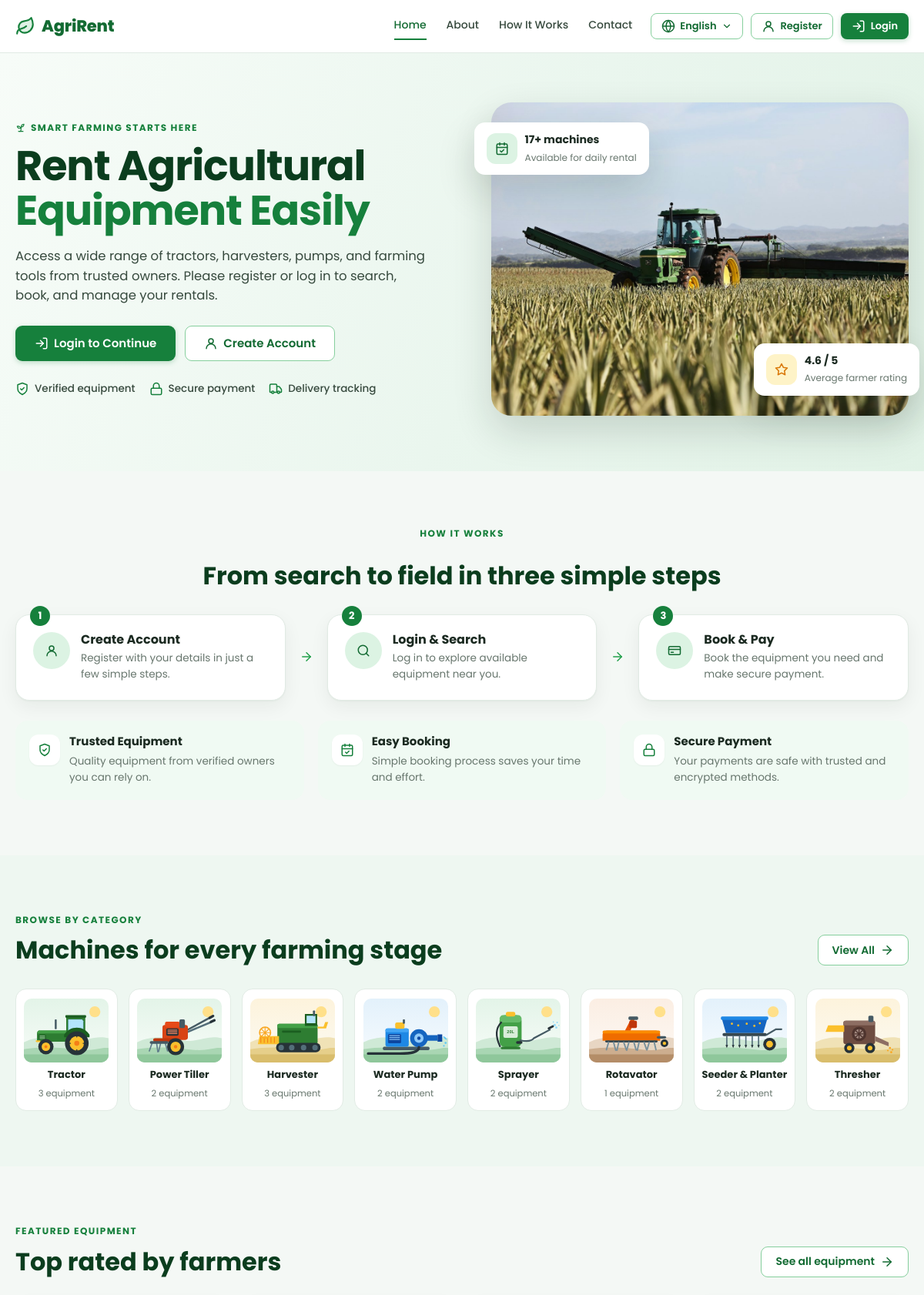
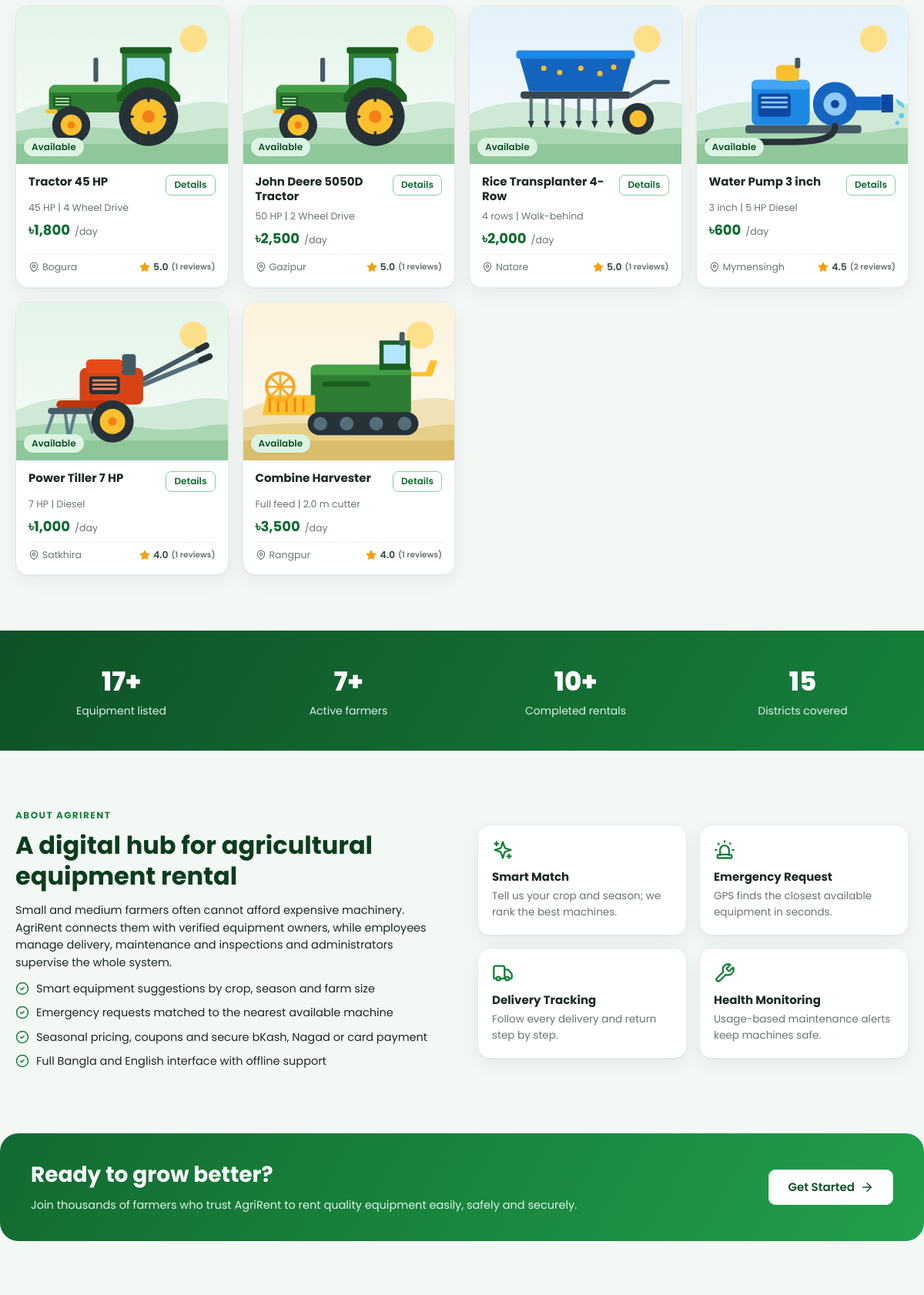
The page / (upper part) on the database its author committed (2 pictures, top to bottom).
### tables this page shows
CREATE TABLE `categories` (
  `id` INT UNSIGNED NOT NULL AUTO_INCREMENT,
  `name` VARCHAR(80) NOT NULL,
  `description` VARCHAR(255) DEFAULT NULL,
  `icon` VARCHAR(40) NOT NULL DEFAULT 'tractor',
  `status` ENUM('active','inactive') NOT NULL DEFAULT 'active',
  `created_at` DATETIME NOT NULL DEFAULT CURRENT_TIMESTAMP,
  PRIMARY KEY (`id`),
  UNIQUE KEY `uq_categories_name` (`name`)
);

CREATE TABLE `equipment` (
  `id` INT UNSIGNED NOT NULL AUTO_INCREMENT,
  `category_id` INT UNSIGNED NOT NULL,
  `name` VARCHAR(150) NOT NULL,
  `specs` VARCHAR(150) DEFAULT NULL,
  `description` TEXT NOT NULL,
  `price_per_day` DECIMAL(10,2) DEFAULT NULL,
  `quantity` INT UNSIGNED NOT NULL DEFAULT 1,
  `location` VARCHAR(150) NOT NULL,
  `latitude` DECIMAL(9,6) DEFAULT NULL,
  `longitude` DECIMAL(9,6) DEFAULT NULL,
  `image` VARCHAR(255) DEFAULT NULL,
  `owner_name` VARCHAR(120) DEFAULT NULL,
  `owner_phone` VARCHAR(30) DEFAULT NULL,
  `status` ENUM('available','unavailable','maintenance','inactive') NOT NULL DEFAULT 'available',
   
  `health_status` ENUM('good','needs_maintenance','under_maintenance','unknown') NOT NULL DEFAULT 'good',
  `health_flag` VARCHAR(255) DEFAULT NULL,
  `usage_hours` DECIMAL(10,1) NOT NULL DEFAULT 0,
  `hours_since_service` DECIMAL(10,1) NOT NULL DEFAULT 0,
  `usage_threshold_hours` INT UNSIGNED NOT NULL DEFAULT 250,
  `service_interval_days` INT UNSIGNED NOT NULL DEFAULT 120,
  `last_service_date` DATE DEFAULT NULL,
  `added_by` INT UNSIGNED NOT NULL,
  `created_at` DATETIME NOT NULL DEFAULT CURRENT_TIMESTAMP,
  `updated_at` DATETIME NOT NULL DEFAULT CURRENT_TIMESTAMP ON UPDATE CURRENT_TIMESTAMP,
  PRIMARY KEY (`id`),
  KEY `idx_equipment_category` (`category_id`),
  KEY `idx_equipment_status` (`status`,`health_status`),
  KEY `idx_equipment_location` (`location`),
  CONSTRAINT `fk_equipment_category` FOREIGN KEY (`category_id`) REFERENCES `categories` (`id`) ON UPDATE CASCADE,
  CONSTRAINT `fk_equipment_user` FOREIGN KEY (`added_by`) REFERENCES `users` (`id`) ON UPDATE CASCADE
);

### app/views/partials/eq_card.php (the view, shortened to what the rows shown need)
<?php
$quote = Pricing::tryQuote($e['price_per_day']);
$blocked = Availability::blockReason($e);
$isAvailable = $blocked === null && (!isset($free) || $free === null || $free > 0);
$fallback = 'assets/img/equipment/' . e($e['category_icon'] ?? 'tractor') . '.svg';
?>
<article class="eq-card" data-equipment="<?= (int)$e['id'] ?>">
    <a class="eq-media" href="<?= e(url('equipment/show', ['id' => $e['id']])) ?>">
        <img src="<?= e(equipment_image($e)) ?>" alt="<?= e($e['name']) ?>" loading="lazy" onerror="this.onerror=null;this.src='<?= $fallback ?>'">
        <span class="eq-status"><?= $isAvailable ? badge('available') : badge('unavailable', $blocked && $e['health_status'] !== 'good' && $e['health_status'] !== 'unknown' ? t('Maintenance') : null) ?></span>
    </a>
    <div class="eq-body">
        <div class="eq-title">
            <h3><a href="<?= e(url('equipment/show', ['id' => $e['id']])) ?>"><?= e($e['name']) ?></a></h3>
            <a class="btn btn-outline btn-xs" href="<?= e(url('equipment/show', ['id' => $e['id']])) ?>"><?= e(t('Details')) ?></a>
        </div>
        <?php if (!empty($e['specs'])): ?><p class="eq-specs"><?= e($e['specs']) ?></p><?php endif; ?>
        <div class="eq-price">
            <?php if ($quote): ?>
                <strong><?= money($quote['price']) ?></strong><span>/<?= e(t('day')) ?></span>
            <?php else: ?>
                <span class="muted"><?= e(t('Price unavailable')) ?></span>
            <?php endif; ?>
        </div>
        <div class="eq-meta">
            <span><?= icon('map-pin', 'icon-xs') ?><?= e($e['location']) ?></span>
            <span class="rating"><?= icon('star', 'icon-xs star-fill') ?><?= number_format((float)$e['rating'], 1) ?> <small>(<?= (int)$e['review_count'] ?> <?= e(t('reviews')) ?>)</small></span>
        </div>
    </div>
</article>

### app/views/home/index.php (shortened to what the rows shown need)
<section class="hero" id="top">
    <div class="container hero-grid">
        <div class="hero-copy">
            <span class="eyebrow"><?= icon('sprout', 'icon-xs') ?> <?= e(t('Smart farming starts here')) ?></span>
            <h1><?= e(t('Rent Agricultural')) ?> <span><?= e(t('Equipment Easily')) ?></span></h1>
        </div>
    </div>
</section>
<section class="section" id="how">
    <div class="container">
        <div class="section-head center">
            <h2><?= e(t('From search to field in three simple steps')) ?></h2>
        </div>
    </div>
</section>
<section class="section section-tint">
    <div class="container">
        <div class="section-head">
            <div><span class="eyebrow"><?= e(t('Browse by Category')) ?></span><h2><?= e(t('Machines for every farming stage')) ?></h2></div>
        </div>
        <div class="category-row">
            <?php foreach ($categories as $c): ?>
                <a class="category-tile" href="<?= e(url('equipment/index', ['category' => $c['id']])) ?>">
                    <img src="assets/img/equipment/<?= e($c['icon']) ?>.svg" alt="" loading="lazy">
                    <strong><?= e(t($c['name'])) ?></strong><small><?= (int)$c['total'] ?> <?= e(t('equipment')) ?></small>
                </a>
            <?php endforeach; ?>
        </div>
    </div>
</section>
<section class="section">
    <div class="container">
        <div class="section-head">
            <div><span class="eyebrow"><?= e(t('Featured Equipment')) ?></span><h2><?= e(t('Top rated by farmers')) ?></h2></div>
        </div>
        <div class="equipment-grid">
            <?php foreach ($featured as $e) { $free = null; $heart = false; include __DIR__ . '/../partials/eq_card.php'; } ?>
        </div>
    </div>
</section>
<section class="section" id="about">
    <div class="container about-grid">
        <div>
            <h2><?= e(t('A digital hub for agricultural equipment rental')) ?></h2>
        </div>
    </div>
</section>
<section class="cta">
    <div class="container cta-inner">
        <div><h2><?= e(t('Ready to grow better?')) ?></h2><p><?= e(t('Join thousands of farmers who trust AgriRent to rent quality equipment easily, safely and securely.')) ?></p></div>
    </div>
</section>

### app/helpers.php (shortened to what the rows shown need)
<?php
function url(string $route = '', array $params = []): string
{
    $query = $route !== '' ? 'r=' . $route : '';
    if ($params) {
        $query .= ($query !== '' ? '&' : '') . http_build_query($params);
    }
    return 'index.php' . ($query !== '' ? '?' . $query : '');
}
function e($value): string
{
    return htmlspecialchars((string)$value, ENT_QUOTES | ENT_SUBSTITUTE, 'UTF-8');
}
function t(string $key, array $params = []): string
{
    return Lang::translate($key, $params);
}
function money($amount, bool $decimals = false): string
{
    $amount = (float)$amount;
    $digits = ($decimals || floor($amount) != $amount) ? 2 : 0;
    return '৳' . number_format($amount, $digits);
}
function icon(string $name, string $class = ''): string
{
    return Icon::svg($name, $class);
}
function status_meta(string $status): array
{
    static $map = [
        'pending' => ['Pending', 'amber'], 'confirmed' => ['Confirmed', 'blue'], 'delivered' => ['Delivered', 'green'],
        'returned' => ['Returned', 'purple'], 'completed' => ['Completed', 'green'], 'cancelled' => ['Cancelled', 'red'],
        'rejected' => ['Rejected', 'red'], 'active_rental' => ['Active', 'green'],
        'paid' => ['Paid', 'green'], 'failed' => ['Failed', 'red'], 'refunded' => ['Refunded', 'gray'],
        'unpaid' => ['Unpaid', 'amber'], 'partial' => ['Partially Paid', 'amber'],
        'assigned' => ['Assigned', 'blue'], 'in_progress' => ['In Progress', 'blue'],
        'available' => ['Available', 'green'], 'unavailable' => ['Not Available', 'red'], 'maintenance' => ['Maintenance', 'amber'],
        'inactive' => ['Inactive', 'gray'], 'good' => ['Good', 'green'], 'needs_maintenance' => ['Needs Maintenance', 'red'],
        'under_maintenance' => ['Under Maintenance', 'amber'], 'unknown' => ['Data Missing', 'gray'],
        'scheduled' => ['Scheduled', 'blue'], 'open' => ['Open', 'red'], 'resolved' => ['Resolved', 'green'],
        'in_review' => ['In Review', 'blue'], 'closed' => ['Closed', 'gray'],
        'low' => ['Low', 'green'], 'medium' => ['Medium', 'amber'], 'high' => ['High', 'red'],
        'active' => ['Active', 'green'], 'suspended' => ['Suspended', 'red'], 'deleted' => ['Deleted', 'gray'],
        'approved' => ['Approved', 'green'], 'verified' => ['Verified', 'green'], 'unverified' => ['Unverified', 'amber'],
        'damaged' => ['Damaged', 'red'], 'needs_service' => ['Needs Service', 'amber'],
        'normal' => ['Normal Season', 'gray'], 'harvest' => ['Harvest Season', 'amber'], 'off_season' => ['Off-season', 'blue'],
    ];
    $meta = $map[$status] ?? [ucwords(str_replace('_', ' ', $status)), 'gray'];
    return [t($meta[0]), $meta[1]];
}
function badge(?string $status, ?string $label = null): string
{
    $status = (string)$status;
    [$text, $color] = status_meta($status);
    return '<span class="badge badge-' . $color . '" data-status="' . e($status) . '">' . e($label ?? $text) . '</span>';
}
function equipment_image(?array $row): string
{
    $image = (string)($row['image'] ?? '');
    if ($image !== '' && (preg_match('#^https?://#', $image) || is_file(BASE_PATH . '/' . $image))) {
        return $image;
    }
    $icon = $row['category_icon'] ?? $row['icon'] ?? 'tractor';
    return 'assets/img/equipment/' . (preg_match('/^[a-z]+$/', (string)$icon) ? $icon : 'tractor') . '.svg';
}

### app/services/Icon.php (shortened to what the rows shown need)
<?php
final class Icon
{
    public static function svg(string $name, string $class = ''): string
    {
        $paths = self::PATHS[$name] ?? self::PATHS['info'];
        return '<svg class="icon ' . $class . '" viewBox="0 0 24 24" fill="none" stroke="currentColor" stroke-width="2" stroke-linecap="round" stroke-linejoin="round" aria-hidden="true">' . $paths . '</svg>';
    }
}

### rows shown on the page
categories: icon (picture), name "Tractor", total "3"
categories: icon (picture), name "Power Tiller", total "2"
categories: icon (picture), name "Harvester", total "3"
categories: icon (picture), name "Water Pump", total "2"
categories: icon (picture), name "Sprayer", total "2"
categories: icon (picture), name "Rotavator", total "1"
categories: icon (picture), name "Seeder & Planter", total "2"
categories: icon (picture), name "Thresher", total "2"
equipment: image+category (picture), name "Tractor 45 HP", specs "45 HP | 4 Wheel Drive", price_per_day "৳1,800", location "Bogura", rating "5.0", review_count "1"
equipment: image+category (picture), name "John Deere 5050D Tractor", specs "50 HP | 2 Wheel Drive", price_per_day "৳2,500", location "Gazipur", rating "5.0", review_count "1"
equipment: image+category (picture), name "Rice Transplanter 4-Row", specs "4 rows | Walk-behind", price_per_day "৳2,000", location "Natore", rating "5.0", review_count "1"
equipment: image+category (picture), name "Water Pump 3 inch", specs "3 inch | 5 HP Diesel", price_per_day "৳600", location "Mymensingh", rating "4.5", review_count "2"
equipment: image+category (picture), name "Power Tiller 7 HP", specs "7 HP | Diesel", price_per_day "৳1,000", location "Satkhira", rating "4.0", review_count "1"
equipment: image+category (picture), name "Combine Harvester", specs "Full feed | 2.0 m cutter", price_per_day "৳3,500", location "Rangpur", rating "4.0", review_count "1"

### other values the page prints
setting('platform_name', 'AgriRent') "AgriRent"
t('Home') "Home"
t('About') "About"
t('How It Works') "How It Works"
t('Contact') "Contact"
t('Register') "Register"
t('Login') "Login"
t('Smart farming starts here') "SMART FARMING STARTS HERE"
t('Rent Agricultural') "Rent Agricultural"
t('Equipment Easily') "Equipment Easily"
t('Login to Continue') "Login to Continue"
t('Create Account') "Create Account"
t('Verified equipment') "Verified equipment"
t('Secure payment') "Secure payment"
t('Delivery tracking') "Delivery tracking"
